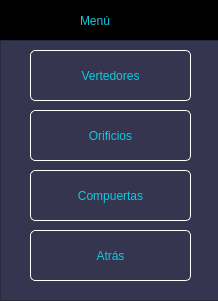
<?xml version="1.0" encoding="UTF-8"?>
<ui version="4.0">
 <class>MainWindow</class>
 <widget class="QMainWindow" name="MainWindow">
  <property name="geometry">
   <rect>
    <x>0</x>
    <y>0</y>
    <width>218</width>
    <height>301</height>
   </rect>
  </property>
  <property name="windowTitle">
   <string>MainWindow</string>
  </property>
  <widget class="QWidget" name="centralwidget">
   <widget class="QFrame" name="frame_superior">
    <property name="geometry">
     <rect>
      <x>0</x>
      <y>0</y>
      <width>221</width>
      <height>40</height>
     </rect>
    </property>
    <property name="maximumSize">
     <size>
      <width>16777215</width>
      <height>40</height>
     </size>
    </property>
    <property name="styleSheet">
     <string notr="true">QFrame{
background-color:rgb(0, 0, 0);
}

QPushButton{
background-color: #000000ff;
border-radius:20px;
}

QPushButton:hover{
background-color:rgb(53, 53, 79);
border-radius:20px;
}</string>
    </property>
    <property name="frameShape">
     <enum>QFrame::StyledPanel</enum>
    </property>
    <property name="frameShadow">
     <enum>QFrame::Raised</enum>
    </property>
    <widget class="QLabel" name="label">
     <property name="geometry">
      <rect>
       <x>80</x>
       <y>10</y>
       <width>51</width>
       <height>21</height>
      </rect>
     </property>
     <property name="styleSheet">
      <string notr="true">font: 87 12pt &quot;Arial Black&quot;;
color: rgb(20, 200, 220);</string>
     </property>
     <property name="text">
      <string>Menú </string>
     </property>
    </widget>
    <widget class="QPushButton" name="bt_cerrar">
     <property name="geometry">
      <rect>
       <x>180</x>
       <y>0</y>
       <width>40</width>
       <height>40</height>
      </rect>
     </property>
     <property name="minimumSize">
      <size>
       <width>40</width>
       <height>40</height>
      </size>
     </property>
     <property name="maximumSize">
      <size>
       <width>16777215</width>
       <height>16777215</height>
      </size>
     </property>
     <property name="styleSheet">
      <string notr="true"/>
     </property>
     <property name="text">
      <string/>
     </property>
     <property name="icon">
      <iconset>
       <normaloff>Imágenes/cerrar2.png</normaloff>Imágenes/cerrar2.png</iconset>
     </property>
     <property name="iconSize">
      <size>
       <width>20</width>
       <height>20</height>
      </size>
     </property>
    </widget>
    <widget class="QPushButton" name="bt_minimizar">
     <property name="geometry">
      <rect>
       <x>140</x>
       <y>0</y>
       <width>40</width>
       <height>40</height>
      </rect>
     </property>
     <property name="minimumSize">
      <size>
       <width>40</width>
       <height>40</height>
      </size>
     </property>
     <property name="maximumSize">
      <size>
       <width>16777215</width>
       <height>16777215</height>
      </size>
     </property>
     <property name="styleSheet">
      <string notr="true"/>
     </property>
     <property name="text">
      <string/>
     </property>
     <property name="icon">
      <iconset>
       <normaloff>Imágenes/minimizar.png</normaloff>Imágenes/minimizar.png</iconset>
     </property>
     <property name="iconSize">
      <size>
       <width>20</width>
       <height>20</height>
      </size>
     </property>
    </widget>
   </widget>
   <widget class="QFrame" name="frame_3">
    <property name="geometry">
     <rect>
      <x>0</x>
      <y>40</y>
      <width>221</width>
      <height>261</height>
     </rect>
    </property>
    <property name="styleSheet">
     <string notr="true">QFrame{
background-color:rgb(53,53,79);
}

QPushButton{
font:87 12pt&quot;Arial Black&quot;;
background-color:#000000ff;
color:rgb(20,200,220);
border-radius:5px;
border:1px solid white;
}


QPushButton:hover{
background-color:black;
}</string>
    </property>
    <property name="frameShape">
     <enum>QFrame::StyledPanel</enum>
    </property>
    <property name="frameShadow">
     <enum>QFrame::Raised</enum>
    </property>
    <widget class="QPushButton" name="Vertedores">
     <property name="geometry">
      <rect>
       <x>30</x>
       <y>10</y>
       <width>161</width>
       <height>51</height>
      </rect>
     </property>
     <property name="text">
      <string>Vertedores</string>
     </property>
     <property name="checkable">
      <bool>false</bool>
     </property>
     <property name="autoRepeat">
      <bool>false</bool>
     </property>
    </widget>
    <widget class="QPushButton" name="Orificios">
     <property name="geometry">
      <rect>
       <x>30</x>
       <y>70</y>
       <width>161</width>
       <height>51</height>
      </rect>
     </property>
     <property name="text">
      <string>Orificios</string>
     </property>
    </widget>
    <widget class="QPushButton" name="Compuertas">
     <property name="geometry">
      <rect>
       <x>30</x>
       <y>130</y>
       <width>161</width>
       <height>51</height>
      </rect>
     </property>
     <property name="text">
      <string>Compuertas</string>
     </property>
    </widget>
    <widget class="QPushButton" name="Atras">
     <property name="geometry">
      <rect>
       <x>30</x>
       <y>190</y>
       <width>161</width>
       <height>51</height>
      </rect>
     </property>
     <property name="text">
      <string>Atrás</string>
     </property>
    </widget>
   </widget>
  </widget>
 </widget>
 <resources/>
 <connections/>
</ui>
